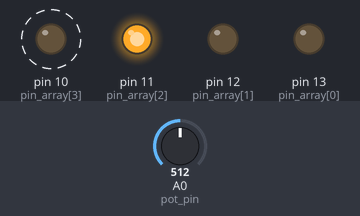
This sketch was run on a simulated Arduino Uno, built with avr-gcc and run on an emulated ATmega328P. Parts: output pins drawn as LEDs (lit = HIGH). Dashed ring = blinking. The test bench sets the inputs (shaded band); at power-on: A0 (pot_pin) = 512.

Above: at 1.9 s.
2.0 s: A0 (pot_pin) set to 1023
3.8 s: A0 (pot_pin) set to 1012
At 4.08 s:
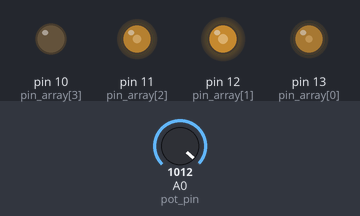
7.3 s: A0 (pot_pin) set to 716
At 7.66 s:
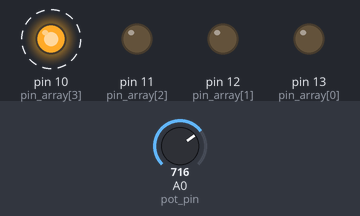
10.8 s: A0 (pot_pin) set to 900
At 11.04 s:
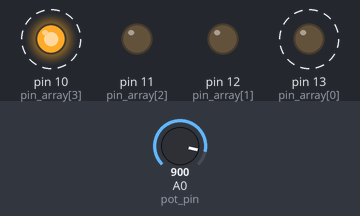
15.2 s: A0 (pot_pin) set to 306
At 15.47 s:
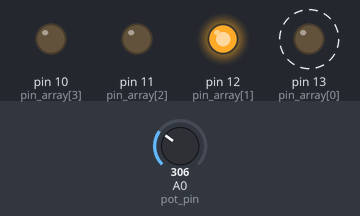
Timing chart, 0 to 19.7 s (numbered marks = the images above; inputs shaded):
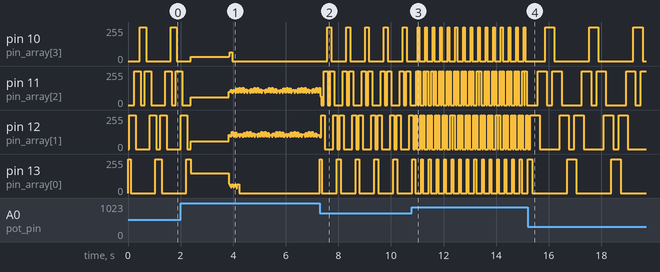

The sketch:

Knight_Rider_Pot.ino
```cpp
/* Knight Rider for tinylab

* @author: David Cuartielles
modified 22 Jan 2016
by Yasin Kaya
*/

int pin_array[] = {13, 12, 11, 10};
int count = 0;
int timer = 30;
int pot_pin = A0;
int pot_value = 0;

void setup(){

  // setup pin directions
  for (count=0;count<4;count++) {
    pinMode(pin_array[count], OUTPUT);
  }

}

void loop() {

  // reading potentiometer value
  pot_value = analogRead(pot_pin);

  // configurating delay time according to pot. value
  timer = 100 - pot_value / 10.23;

  // knight rider codes
  for (count=0;count<3;count++) {
   digitalWrite(pin_array[count], HIGH);
   delay(timer);
   digitalWrite(pin_array[count + 1], HIGH);
   delay(timer);
   digitalWrite(pin_array[count], LOW);
   delay(timer*2);
 }
 for (count=3;count>0;count--) {
   digitalWrite(pin_array[count], HIGH);
   delay(timer);
   digitalWrite(pin_array[count - 1], HIGH);
   delay(timer);
   digitalWrite(pin_array[count], LOW);
   delay(timer*2);
 }
}
```

Measured:
- after the input at 3.8 s, pin 10 (pin_array[3]): 31/255 → 64/255 at once, → 0/255 0.13 s later
- after the input at 7.3 s, pin 10 (pin_array[3]): alternates 255/255 for 0.15 s and 0/255 for 0.57 s, starting after 0.27 s; pin 13 (pin_array[0]): 0/255 → 255/255 at once, then repeats every 0.72 s: 0/255 0.57 s, 255/255 0.15 s
- after the input at 10.8 s, pin 10 (pin_array[3]): alternates 255/255 for 0.06 s and 0/255 for 0.23 s, starting after 0.21 s; pin 13 (pin_array[0]): alternates 255/255 for 0.06 s and 0/255 for 0.23 s, starting after 0.13 s
- after the input at 15.2 s, pin 10 (pin_array[3]): alternates 255/255 for 0.35 s and 0/255 for 1.3 s, starting after 0.66 s; pin 13 (pin_array[0]): alternates 255/255 for 0.35 s and 0/255 for 1.3 s, starting after 0.17 s
- by itself, pin 10 (pin_array[3]): alternates 255/255 for 0.25 s and 0/255 for 0.93 s
- by itself, pin 11 (pin_array[2]): repeats every 1.7 s: 0/255 0.21 s, 255/255 0.35 s, 0/255 0.77 s, 255/255 0.35 s
- by itself, pin 12 (pin_array[1]): repeats every 1.7 s: 255/255 0.35 s, 0/255 0.77 s, 255/255 0.35 s, 0/255 0.21 s
